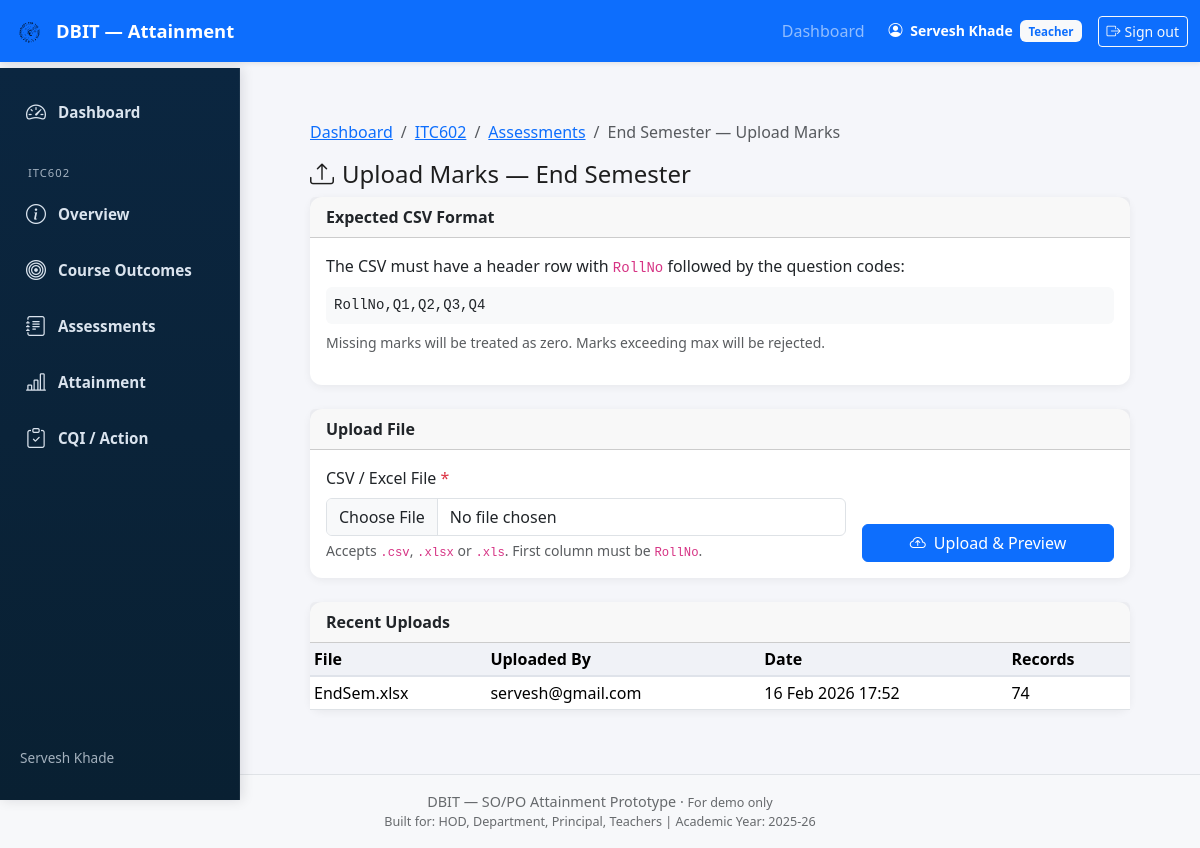
Screenshot of /teacher/course/2/assessments/8/marks/ (signed in) with the database file from the repository.
### attainment/models.py (models this page shows, shortened)
class UserProfile(models.Model):
    user = models.OneToOneField(User, on_delete=models.CASCADE, related_name="profile")
    role = models.CharField(max_length=10, choices=Role.choices, default=Role.TEACHER)
    department = models.ForeignKey(
        "Department", on_delete=models.SET_NULL,
        null=True, blank=True, related_name="user_profiles"
    )
    deleted_at = models.DateTimeField(null=True, blank=True)

class Course(models.Model):
    code = models.CharField(max_length=20)
    name = models.CharField(max_length=200)
    department = models.ForeignKey(
        Department, on_delete=models.CASCADE, related_name="courses"
    )
    academic_year = models.ForeignKey(
        AcademicYear, on_delete=models.CASCADE, null=True, blank=True
    )
    semester = models.ForeignKey(
        Semester, on_delete=models.CASCADE,
        null=True, blank=True, related_name="courses"
    )
    program = models.ForeignKey(
        Program, on_delete=models.CASCADE,
        null=True, blank=True, related_name="courses"
    )

class Assessment(models.Model):
    name = models.CharField(max_length=50)
    assessment_type = models.CharField(
        max_length=20, choices=AssessmentType.choices
    )
    course = models.ForeignKey(
        Course, on_delete=models.CASCADE, related_name="assessments"
    )
    max_marks = models.FloatField()
    total_marks = models.IntegerField(null=True, blank=True)
    date = models.DateTimeField(null=True, blank=True)

class AssessmentComponent(models.Model):
    assessment = models.ForeignKey(
        Assessment, on_delete=models.CASCADE, related_name="questions"
    )
    component_number = models.CharField(max_length=20)  # questionCode
    max_marks = models.FloatField()
    course_outcome = models.ForeignKey(
        CourseOutcome, on_delete=models.CASCADE, related_name="questions"
    )

class MarksUpload(models.Model):
    assessment = models.ForeignKey(
        Assessment, on_delete=models.CASCADE, related_name="marks_uploads"
    )
    file_name = models.CharField(max_length=255)
    uploaded_by = models.CharField(max_length=255)
    uploaded_at = models.DateTimeField(auto_now_add=True)
    record_count = models.IntegerField(default=0)

### attainment/teacher_views.py (the view)
@login_required
@role_required('TEACHER')
@teacher_owns_course
def marks_upload_page(request, course_id, assessment_id, course=None):
    locked = course.semester.is_locked if course.semester else False
    assessment = get_object_or_404(Assessment, pk=assessment_id, course=course)
    questions = AssessmentComponent.objects.filter(
        assessment=assessment
    ).order_by("component_number")
    uploads = MarksUpload.objects.filter(assessment=assessment).order_by("-uploaded_at")[:5]
    context = {
        "course": course,
        "assessment": assessment,
        "questions": questions,
        "uploads": uploads,
        "locked": locked,
    }
    return render(request, "teacher/marks_upload.html", context)

### attainment/utils/rbac.py (called while the page is built)
def role_required(*allowed_roles):
    def decorator(view_func):
        @wraps(view_func)
        def _wrapped(request, *args, **kwargs):
            profile = getattr(request.user, "profile", None)
            if profile is None or profile.role not in allowed_roles:
                html = render_to_string("403.html", request=request)
                return HttpResponseForbidden(html)
            return view_func(request, *args, **kwargs)
        return _wrapped
    return decorator

### templates/teacher/marks_upload.html (shortened to what this page needs)
{% extends "base.html" %}
{% block sidebar %}{% include "components/sidebar_teacher.html" %}{% endblock %}
{% block content %}
<div class="container-main-offset">
<div class="container py-4">
  <nav aria-label="breadcrumb" class="mb-3">
    <ol class="breadcrumb">
      <li class="breadcrumb-item"><a href="{% url 'teacher_dashboard' %}">Dashboard</a></li>
      <li class="breadcrumb-item"><a href="{% url 'course_overview' course.id %}">{{ course.code }}</a></li>
      <li class="breadcrumb-item"><a href="{% url 'manage_assessments' course.id %}">Assessments</a></li>
      <li class="breadcrumb-item active">{{ assessment.name }} — Upload Marks</li>
    </ol>
  </nav>
  <div class="d-flex justify-content-between align-items-center mb-2">
    <h4 class="mb-0"><i class="bi bi-upload me-2"></i>Upload Marks — {{ assessment.name }}</h4>
  </div>
  <div class="card mb-4">
    <div class="card-header fw-semibold">Expected CSV Format</div>
    <div class="card-body">
      {% if questions %}
      <p class="mb-2">The CSV must have a header row with <code>RollNo</code> followed by the question codes:</p>
      <div class="bg-light p-2 rounded font-monospace small">
        RollNo{% for q in questions %},{{ q.component_number }}{% endfor %}
      </div>
      <p class="text-muted small mt-2">Missing marks will be treated as zero. Marks exceeding max will be rejected.</p>
      {% else %}
      <div class="alert alert-warning mb-0">
        <i class="bi bi-exclamation-triangle me-1"></i>
        No questions defined for this assessment.
        <a href="{% url 'manage_questions' course.id assessment.id %}">Define questions first</a>.
      </div>
      {% endif %}
    </div>
  </div>
  {% if not locked and questions %}
  <div class="card mb-4">
    <div class="card-header fw-semibold">Upload File</div>
    <div class="card-body">
      <form method="post" action="{% url 'marks_upload_process' course.id assessment.id %}" enctype="multipart/form-data">
        <div class="row g-3 align-items-end">
          <div class="col-md-8">
            <label class="form-label">CSV / Excel File <span class="text-danger">*</span></label>
            <input type="file" name="file" class="form-control" accept=".csv, .xls, .xlsx, application/vnd.openxmlformats-officedocument.spreadsheetml.sheet, application/vnd.ms-excel" required>
            <div class="form-text small">Accepts <code>.csv</code>, <code>.xlsx</code> or <code>.xls</code>. First column must be <code>RollNo</code>.</div>
          </div>
          <div class="col-md-4">
            <button type="submit" class="btn btn-primary w-100">
              <i class="bi bi-cloud-arrow-up me-1"></i> Upload & Preview
            </button>
          </div>
        </div>
      </form>
    </div>
  </div>
  {% endif %}
  {% if uploads %}
  <div class="card">
    <div class="card-header fw-semibold">Recent Uploads</div>
    <div class="card-body p-0">
      <table class="table table-sm mb-0">
        <thead><tr><th>File</th><th>Uploaded By</th><th>Date</th><th>Records</th></tr></thead>
        <tbody>
          {% for u in uploads %}
          <tr>
            <td>{{ u.file_name }}</td>
            <td>{{ u.uploaded_by }}</td>
            <td>{{ u.uploaded_at|date:"d M Y H:i" }}</td>
            <td>{{ u.record_count }}</td>
          </tr>
          {% endfor %}
        </tbody>
      </table>
    </div>
  </div>
  {% endif %}
</div>
</div>
{% endblock %}

### templates/base.html (shortened to what this page needs)
{% load static %}
<!doctype html>
<html lang="en">
	<head>
		<link
			href="https://cdn.jsdelivr.net/npm/bootstrap@5.3.2/dist/css/bootstrap.min.css"
			rel="stylesheet"
		/>
		<link
			href="https://cdn.jsdelivr.net/npm/bootstrap-icons@1.11.3/font/bootstrap-icons.css"
			rel="stylesheet"
		/>
		<link rel="stylesheet" href="{% static 'css/styles.css' %}" />
	</head>
	<body>
		<nav
			class="navbar navbar-expand-lg navbar-dark bg-primary fixed-top shadow-sm"
		>
			<div class="container-fluid">
				<a class="navbar-brand d-flex align-items-center" href="/">
					<img
						src="{% static 'images/logo.svg' %}"
						alt="logo"
						width="36"
						height="36"
						class="me-2 rounded"
					/>
					<span>DBIT — Attainment</span>
				</a>
				<div class="collapse navbar-collapse" id="topNav">
					<ul class="navbar-nav ms-auto mb-2 mb-lg-0">
						{% if user.is_authenticated %}
							{% if user.profile.role == 'ADMIN' %}
								<li class="nav-item"><a class="nav-link" href="{% url 'admin_dashboard' %}">Dashboard</a></li>
								<li class="nav-item"><a class="nav-link" href="{% url 'admin_academic_years' %}">Academic Years</a></li>
								<li class="nav-item"><a class="nav-link" href="{% url 'admin_courses' %}">Courses</a></li>
								<li class="nav-item"><a class="nav-link" href="{% url 'admin_users' %}">Users</a></li>
								<li class="nav-item"><a class="nav-link" href="{% url 'attainment_report' %}">Reports</a></li>
							{% elif user.profile.role == 'TEACHER' %}
								<li class="nav-item"><a class="nav-link" href="{% url 'teacher_dashboard' %}">Dashboard</a></li>
							{% endif %}
						{% else %}
							<li class="nav-item"><a class="nav-link" href="{% url 'login' %}">Sign in</a></li>
						{% endif %}
					</ul>
					<div class="d-flex align-items-center ms-3">
						{% if user.is_authenticated %}
							<div class="text-white me-2 small">
								<i class="bi bi-person-circle me-1"></i>
								<strong>{{ user.get_full_name|default:user.username }}</strong>
								{% if user.profile %}
									<span class="badge bg-light text-primary ms-1">{{ user.profile.get_role_display }}</span>
								{% endif %}
							</div>
							<a class="btn btn-outline-light btn-sm ms-2" href="{% url 'logout' %}">
								<i class="bi bi-box-arrow-right me-1"></i>Sign out
							</a>
						{% else %}
							<a class="btn btn-outline-light btn-sm ms-2" href="{% url 'login' %}">
								<i class="bi bi-box-arrow-in-right me-1"></i>Sign in
							</a>
						{% endif %}
					</div>
				</div>
			</div>
		</nav>
		<main class="container-fluid">
			<div class="row g-0">
				<div class="col-auto">{% block sidebar %}{% endblock %}</div>
				<div class="col">
					<div class="container py-4">
						<div class="main-content">
							{% block content %}{% endblock %}
						</div>
					</div>
				</div>
			</div>
		</main>
		<footer
			class="bg-light text-center text-muted py-3 border-top mt-auto app-footer"
		>
			<div class="container">
				<div>
					DBIT — SO/PO Attainment Prototype &middot;
					<small>For demo only</small>
				</div>
				<div class="small">
					Built for: HOD, Department, Principal, Teachers | Academic Year:
					<span id="footer-year">2025-26</span>
				</div>
			</div>
		</footer>
	</body>
</html>

### templates/components/sidebar_teacher.html
<nav class="sidebar d-flex flex-column">
	<ul class="nav">
		<li class="nav-item">
			<a class="nav-link {% if request.resolver_match.url_name == 'teacher_dashboard' %}active{% endif %}" href="{% url 'teacher_dashboard' %}">
				<i class="bi bi-speedometer2"></i>
				<span class="label">Dashboard</span>
			</a>
		</li>
		{% if course %}
		<li class="nav-item mt-3">
			<small class="text-uppercase px-3" style="color:var(--sidebar-text-muted);font-size:.7rem;letter-spacing:1px;">{{ course.code }}</small>
		</li>
		<li class="nav-item">
			<a class="nav-link {% if request.resolver_match.url_name == 'course_overview' %}active{% endif %}" href="{% url 'course_overview' course.id %}">
				<i class="bi bi-info-circle"></i>
				<span class="label">Overview</span>
			</a>
		</li>
		<li class="nav-item">
			<a class="nav-link {% if request.resolver_match.url_name == 'manage_cos' %}active{% endif %}" href="{% url 'manage_cos' course.id %}">
				<i class="bi bi-bullseye"></i>
				<span class="label">Course Outcomes</span>
			</a>
		</li>
		<li class="nav-item">
			<a class="nav-link {% if 'assessment' in request.resolver_match.url_name %}active{% endif %}" href="{% url 'manage_assessments' course.id %}">
				<i class="bi bi-journal-text"></i>
				<span class="label">Assessments</span>
			</a>
		</li>
		<li class="nav-item">
			<a class="nav-link {% if request.resolver_match.url_name == 'co_attainment_results' %}active{% endif %}" href="{% url 'co_attainment_results' course.id %}">
				<i class="bi bi-bar-chart-line"></i>
				<span class="label">Attainment</span>
			</a>
		</li>
		<li class="nav-item">
			<a class="nav-link {% if request.resolver_match.url_name == 'cqi_list' %}active{% endif %}" href="{% url 'cqi_list' course.id %}">
				<i class="bi bi-clipboard-check"></i>
				<span class="label">CQI / Action</span>
			</a>
		</li>
		{% endif %}
	</ul>
	<div class="sidebar-footer small mt-auto">
		{% if request.user.is_authenticated %}
			{{ request.user.get_full_name|default:request.user.username }}
		{% else %}
			Guest
		{% endif %}
	</div>
</nav>

### static/css/styles.css (style rules this page uses)
:root { --sidebar-width: 240px; --navbar-height: 68px; --sidebar-bg-top: #0b2640; --sidebar-bg-bottom: #092032; --sidebar-text: rgba(230,238,248,0.95); --sidebar-text-muted: rgba(230,238,248,0.70); --sidebar-hover: rgba(255,255,255,0.06); }
html, body { height: 100%; overflow-x: hidden; background: #f5f6fa; font-family: system-ui, -apple-system, "Segoe UI", Roboto, "Helvetica Neue", Arial; color: #1e1e1e; }
body { padding-top: var(--navbar-height); }
.sidebar { position: fixed; top: var(--navbar-height); left: 0; width: var(--sidebar-width); height: calc(100vh - var(--navbar-height)); background: linear-gradient(180deg, var(--sidebar-bg-top), var(--sidebar-bg-bottom)); padding: 1.2rem 0.75rem; z-index: 1020; color: var(--sidebar-text); overflow-y: auto; box-shadow: 2px 0 12px rgba(2,6,23,0.12); border-right: 1px solid rgba(255,255,255,0.06); }
.sidebar .nav { display: flex; flex-direction: column; gap: 6px; padding: 0; margin: 0; }
.sidebar .nav-item { list-style: none; }
.sidebar .nav-link { display: flex; align-items: center; gap: 12px; font-size: 0.95rem; font-weight: 600; color: var(--sidebar-text); text-decoration: none; padding: 10px 14px; border-radius: 8px; transition: background 0.12s ease, transform 0.12s ease; }
.sidebar .nav-link .bi { font-size: 1.25rem; color: var(--sidebar-text); }
.sidebar .sidebar-footer { margin-top: auto; padding: 0.75rem 0.5rem; font-size: 0.85rem; color: var(--sidebar-text-muted); }
.container-main-offset { margin-left: var(--sidebar-width); width: calc(100% - var(--sidebar-width)); }
.main-content { padding: 1rem; }
.card { border-radius: 12px; border: none; box-shadow: 0 2px 8px rgba(0,0,0,0.06); }
.table thead th { background: #f0f2f7; border-bottom: 2px solid #dfe3ea; font-weight: 600; }
.badge { font-size: 0.72rem; padding: 0.45em 0.7em; }
.navbar { box-shadow: 0 1px 4px rgba(0,0,0,0.08); }
.navbar-brand { font-size: 1.15rem; font-weight: 600; }

### templates/base.html (style rules this page uses)
body { padding-top: 0px; }
main { padding-top: 56px; }
.app-footer { font-size: 0.9rem; opacity: 0.9; }

### rows the page displays
Course: code "ITC602"
Assessment: name "End Semester"
AssessmentComponent: component_number "Q1"
AssessmentComponent: component_number "Q2"
AssessmentComponent: component_number "Q3"
AssessmentComponent: component_number "Q4"
MarksUpload: file_name "EndSem.xlsx", uploaded_by "servesh@gmail.com", uploaded_at "16 Feb 2026 17:52", record_count "74"

### other values shown
{{ user.get_full_name|default:user.username }} "Servesh Khade"
{{ user.profile.get_role_display }} "Teacher"
{{ request.user.get_full_name|default:request.user.username }} "Servesh Khade"
